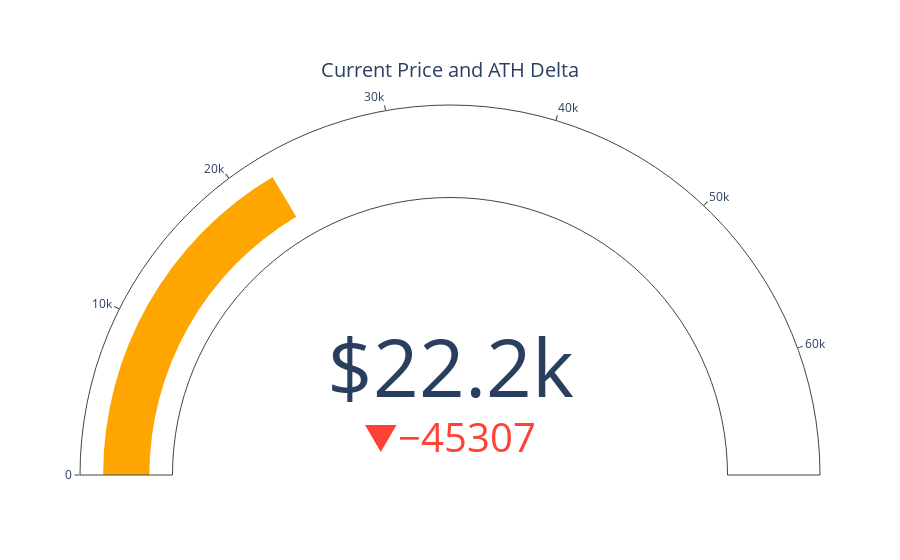

Notebook cell for this chart:
### Code cell
import plotly.graph_objects as go

fig = go.Figure(go.Indicator(
    domain = {'x': [0, 1], 'y': [0, 1]},
    value = df.price.iloc[-1],
    mode = "gauge+number+delta",
    title = {'text': "Current Price and ATH Delta"},
    number = {'prefix': "$"},
    delta = {'reference': df.price[df['price']==df.price.max()].tolist()[0], "valueformat": ".0f"},
    gauge = {'axis': {'range': [None, df.price[df['price']==df.price.max()].tolist()[0]]},
    'bar': {'color': "orange"}}))

fig.show()
fig.write_html("../static/priceath.html")

### Figure 1 — Plotly figure (JSON) as saved in the notebook; plotly's stock layout.template omitted (floating-point values rounded to 4 significant figures)
{"data": [{"delta": {"reference": 67530.0, "valueformat": ".0f"}, "domain": {"x": [0, 1], "y": [0, 1]}, "gauge": {"axis": {"range": [null, 67530.0]}, "bar": {"color": "orange"}}, "mode": "gauge+number+delta", "number": {"prefix": "$"}, "title": {"text": "Current Price and ATH Delta"}, "type": "indicator", "value": 22220.0}], "layout": {}}
